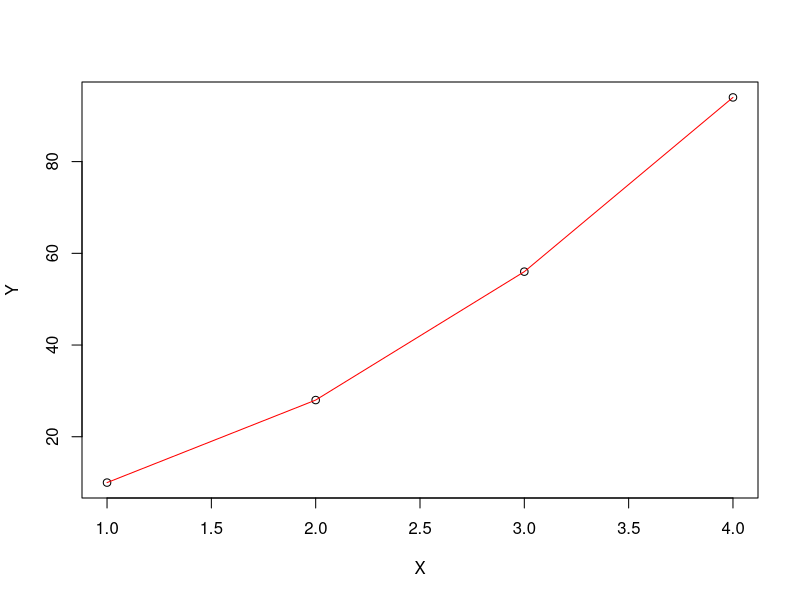

Here is the R script that generated this plot:
X <- c(1, 2, 3, 4)
Y <- 5 * X^2 + 3 * X + 2
n <- length(X)

PolynomialReg <- function(X, Y) {
    detUpperA0 <- detUpperCalculateA0(X, Y)
    detUpperA1 <-detUpperCalculateA1(X,Y)
    detUpperA2 <-detUpperCalculateA2(X,Y)
    detBottom <- detBottomCalculate(X, Y)

    

    A0 <- detUpperA0 / detBottom
    A1 <- detUpperA1 / detBottom
    A2 <- detUpperA2 / detBottom

    plot(X, Y)

    lines(X, A2 * X^2 + A1 * X + A0, type = "l", lty = 1, col = "red")

    print(A0)
    print(A1)
    print(A2)
    print(Y)
}

detBottomCalculate <- function(X, Y) {
    sumx4 <- Summary(X^4)
    sumx3 <- Summary(X^3)
    sumx2 <- Summary(X^2)
    sumx <- Summary(X)

    detBottom <- sumx4 * CalcDet(sumx2, sumx, sumx, n) -
        sumx3 * CalcDet(sumx3, sumx, sumx2, n) +
        sumx2 * CalcDet(sumx3, sumx2, sumx2, sumx)

    return(detBottom)
}

detUpperCalculateA0 <- function(X, Y) {
    sumx4 <- Summary(X^4)
    sumx3 <- Summary(X^3)
    sumx2y <- Summary(X^2, Y)
    sumx2 <- Summary(X^2)
    sumxy <- Summary(X, Y)
    sumx <- Summary(X)
    sumy <- Summary(Y)

    detUpper <- sumx4 * CalcDet(sumx2, sumxy, sumx, sumy) -
        sumx3 * CalcDet(sumx3, sumxy, sumx2, sumy) +
        sumx2y * CalcDet(sumx3, sumx2, sumx2, sumx)

    return(detUpper)
}
detUpperCalculateA1 <- function(X, Y) {
    sumx4 <- Summary(X^4)
    sumx3 <- Summary(X^3)
    sumx2y <- Summary(X^2, Y)
    sumx2 <- Summary(X^2)
    sumxy <- Summary(X, Y)
    sumx <- Summary(X)
    sumy <- Summary(Y)

    detUpper <- sumx4 * CalcDet(sumxy, sumx, sumy, n) -
        sumx2y * CalcDet(sumx3, sumx, sumx2, n) +
        sumx2 * CalcDet(sumx3, sumxy, sumx2, sumy)

    return(detUpper)
}
detUpperCalculateA2 <- function(X, Y) {
    sumx4 <- Summary(X^4)
    sumx3 <- Summary(X^3)
    sumx2y <- Summary(X^2, Y)
    sumx2 <- Summary(X^2)
    sumxy <- Summary(X, Y)
    sumx <- Summary(X)
    sumy <- Summary(Y)

    detUpper <- sumx2y * CalcDet(sumx2, sumx, sumx, n) -
        sumx3 * CalcDet(sumxy, sumx, sumy, n) +
        sumx2 * CalcDet(sumxy, sumx2, sumy, sumx)

    return(detUpper)
}

Summary <- function(X, Y) {
    sum <- 0
    if (missing(Y)) {
        for (i in 1:n)
        {
            sum <- sum + X[i]
        }
        return(sum)
    }

    for (i in 1:n)
    {
        sum <- sum + (X[i] * Y[i])
    }
    return(sum)
}

CalcDet <- function(a, b, c, d) {
    total <- (a * d) - (b * c)

    return(total)
}

PolynomialReg(X, Y)
